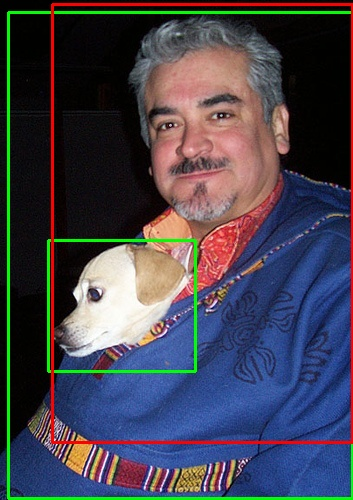
#> input picture trash/Object-Detection-Metrics/samples/sample_1/images/000001.jpg, 353 x 500 px; its folder holds only this picture in this run
$ python 2901_test_thresh_tube.py
#> lines starting #> are read from the running program, lines starting #| are printed output that depends on the picture; after the words box and inside, x2 and y2 are one past the last pixel; in counts of white or black regions, pixels touching at a corner belong together
import os
import sys
import cv2
import glob
import numpy as np


def get_tube_img(img: np.ndarray) -> np.ndarray:

    gray = cv2.cvtColor(img, cv2.COLOR_BGR2GRAY)
    gray = cv2.GaussianBlur(gray, (11, 11), 4)
    ret, binary = cv2.threshold(gray, 75, 255, cv2.THRESH_TRIANGLE)
    contours, hierarchy = cv2.findContours(binary, cv2.RETR_EXTERNAL, cv2.CHAIN_APPROX_NONE)

    max_area = 0
    max_id = -1
    for i, contour in enumerate(contours):
        if cv2.contourArea(contour) > max_area:
            max_area = cv2.contourArea(contour)
            max_id = i

    rect = cv2.minAreaRect(contours[max_id])
    box = cv2.boxPoints(rect)
    box = np.int0(box)

    crop_box = np.array(
        [[0, 0],
         [0, 640],
         [640, 640],
         [640, 0]],
        dtype=np.int64
    )
    warp_mat = cv2.getPerspectiveTransform(box.astype(np.float32), crop_box.astype(np.float32))
    crop_img = cv2.warpPerspective(img, warp_mat, img.shape[1::-1])

    return crop_img


cvs1_comet_dir = r'C:\Users\HP\Downloads\csv1_comet_1\csv1_comet_1\images'
img_paths = set(glob.glob(os.path.join(cvs1_comet_dir, '*'))) - set(glob.glob(os.path.join(cvs1_comet_dir, '*color*')))
for img_path in img_paths:
    img = cv2.imread(img_path)
#> img is the input picture: shape (500, 353, 3); mean B, G, R 78.7, 66.9, 68.3
    img = cv2.resize(img, (640, 535))
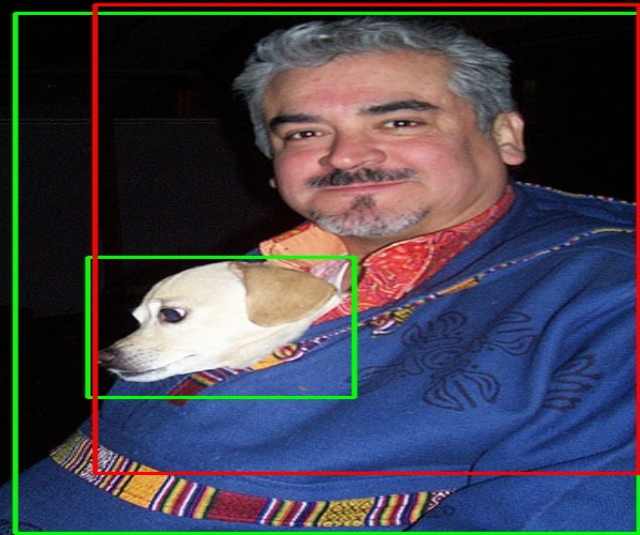
#> img: shape (535, 640, 3); mean B, G, R 78.6, 66.8, 68.2

    crop_img = get_tube_img(img)
#> in get_tube_img, `gray = cv2.cvtColor(img, cv2.COLOR_BGR2GRAY)`:
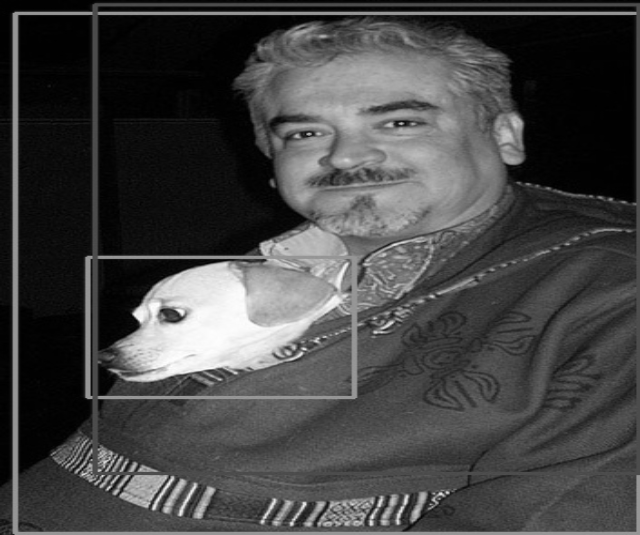
#> gray: shape (535, 640); min 0, max 254, mean 68.5
#> in get_tube_img, `gray = cv2.GaussianBlur(gray, (11, 11), 4)`:
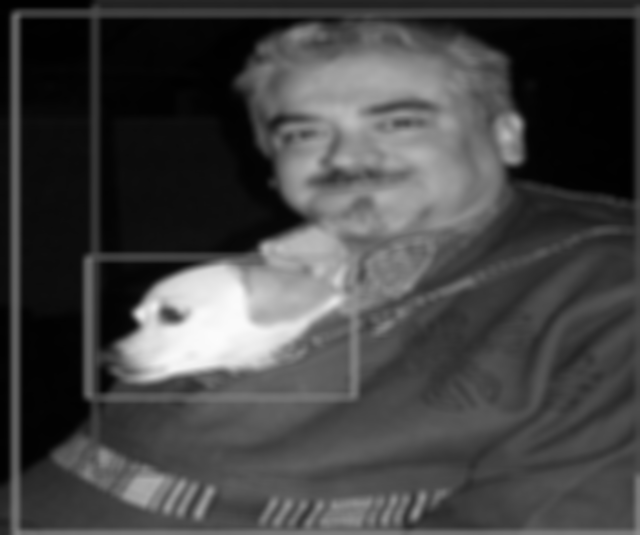
#> gray: shape (535, 640); min 1, max 252, mean 68.5
#> in get_tube_img, `ret, binary = cv2.threshold(gray, 75, 255, cv2.THRESH_TRIANGLE)`:
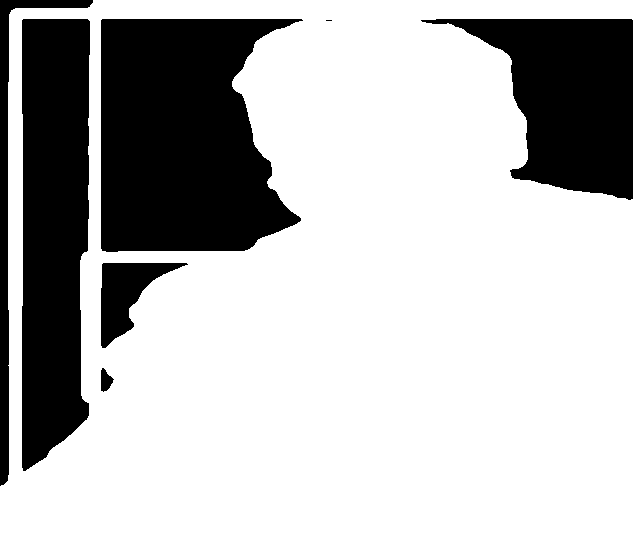
#> binary: shape (535, 640); 72.6% white; 7 black regions (1 under 20 px)
#> in get_tube_img, `ret, binary = cv2.threshold(gray, 75, 255, cv2.THRESH_TRIANGLE)`: ret = 19
#> in get_tube_img, `contours, hierarchy = cv2.findContours(binary, cv2.RETR_EXTERNAL, cv2...`: contours = 1 contour; box (x1, y1, x2, y2) and area: (0, 0, 640, 535) 336443
#> the loop in get_tube_img, `for i, contour in enumerate(contours):` made 1 pass
#> (max_area, max_id) on pass 1: (336443, 0)
#> after the loop in get_tube_img, `for i, contour in enumerate(contours):`: max_area = 336443; max_id = 0
#> in get_tube_img, `rect = cv2.minAreaRect(contours[max_id])`: rect = ((319.5, 267), (534, 639), -90)
#> in get_tube_img, `box = cv2.boxPoints(rect)`: box = [[639, 534], [-1.63e-14, 534], [0, 0], [639, 0]]
#> in get_tube_img, `box = np.int0(box)`: box = [[639, 534], [0, 534], [0, 0], [639, 0]]
#> in get_tube_img, `warp_mat = cv2.getPerspectiveTransform(box.astype(np.float32), crop_bo..`: warp_mat = [[0, -1.2, 640], [-1, 0, 640], [0, 0, 1]]
#> in get_tube_img, `crop_img = cv2.warpPerspective(img, warp_mat, img.shape[1::-1])`:
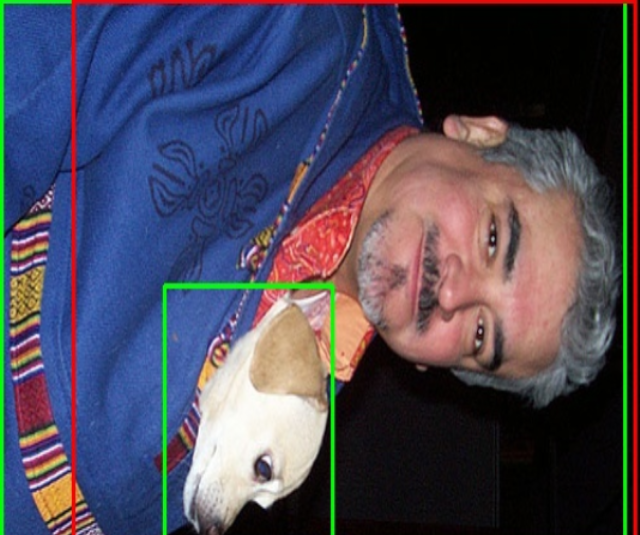
#> crop_img: shape (535, 640, 3); mean B, G, R 90.1, 73.7, 76.7

    cv2.imshow(os.path.split(img_path)[-1], img)
    cv2.imshow("crop", crop_img)
    if cv2.waitKey() == 27:
#> (key Esc is pressed here)
        break
    cv2.destroyAllWindows()

$ run again, on trash/Object-Detection-Metrics/samples/sample_1/images/000002.jpg
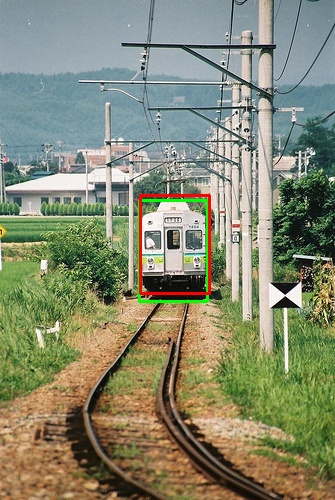
#> input picture trash/Object-Detection-Metrics/samples/sample_1/images/000002.jpg, 335 x 500 px
#> img is the input picture: shape (500, 335, 3); mean B, G, R 112.5, 137.2, 133.8
#> img: shape (535, 640, 3)
#> in get_tube_img, `ret, binary = cv2.threshold(gray, 75, 255, cv2.THRESH_TRIANGLE)`:
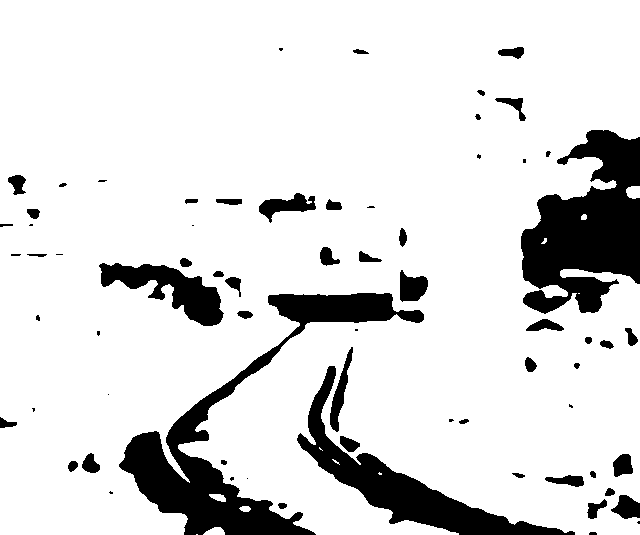
#> binary: shape (535, 640); 86.3% white; 69 black regions (20 under 20 px)
#> ret = 93
#> contours = 12 contours, 6 with area under 20; largest, box (x1, y1, x2, y2) and area: (0, 0, 640, 535) 302794, (626, 186, 640, 199) 134, (203, 527, 225, 535) 104, (209, 494, 226, 502) 74, (239, 506, 251, 512) 42, (581, 214, 587, 220) 22
#> the loop in get_tube_img, `for i, contour in enumerate(contours):` made 12 passes
#> max_area on passes 2, 11, 12: 103.5, 134, 302794
#> after the loop in get_tube_img, `for i, contour in enumerate(contours):`: max_area = 302794; max_id = 11
#> rect = ((319.5, 267), (534, 639), -90)
#> in get_tube_img, `box = cv2.boxPoints(rect)`: box = [[639, 534], [-1.63e-14, 534], [0, 0], [639, 0]]
#> in get_tube_img, `box = np.int0(box)`: box = [[639, 534], [0, 534], [0, 0], [639, 0]]
#> warp_mat = [[0, -1.2, 640], [-1, 0, 640], [0, 0, 1]]
#> in get_tube_img, `crop_img = cv2.warpPerspective(img, warp_mat, img.shape[1::-1])`:
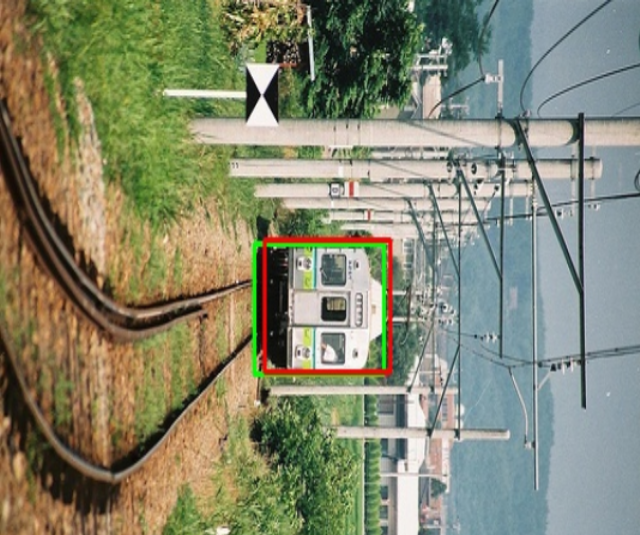
#> crop_img: shape (535, 640, 3); mean B, G, R 111.7, 135.6, 133.3
